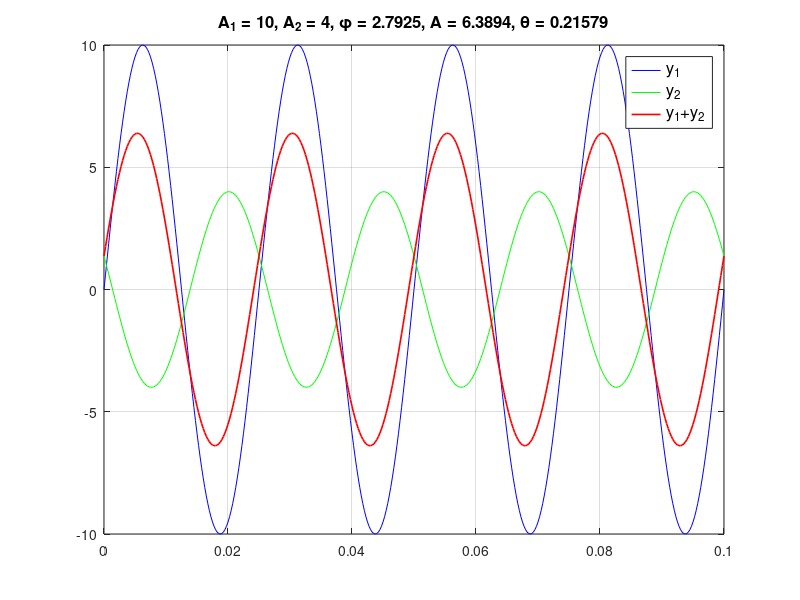
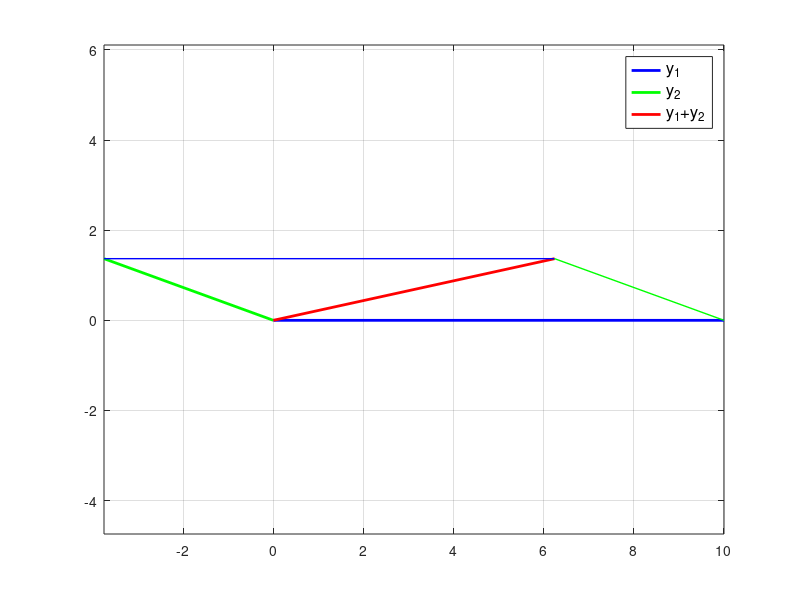

Write MATLAB code to recreate these figures, in order.
%% sinikayra y=A*sin(w*t+phi)
clear
A=2%amplitudi
w=100*pi %kulmataajuus 
phi=130*pi/180 %vaihekulma


T=2*pi/w %jakso
%kuvaaja t=0...4T
t=0:T/100:4*T; 
y=A*sin(w*t+phi);

t0=0.3*T %tarkasteluhetki
y0=A*sin(w*t0+phi) %y-koordinaatti
x0=A*cos(w*t0+phi) %x-koordinaatti



figure(1)
plot(t,y,'b') 
hold
plot(t0,y0,'r.','markersize',20) 
plot([t0,t0],[0,y0],'r') 
plot([0,4*T],[0,0],'k') 
hold off
grid
xlabel('aika t')
ylabel('y = A sin(wt+\phi)')
ylim([-1.2*A,1.2*A])

figure(2)
plot([0,x0],[0,y0],'b','linewidth',2) %keppi
hold 
plot(x0,y0,'r.','markersize',20) 
kk=0:1:360; 
plot(A*cosd(kk),A*sind(kk),'k') 
plot([x0,x0],[0,y0],'r') 
plot([-1.2*A,1.2*A],[0,0],'k') 
plot([0,0],[-1.2*A,1.2*A],'k') 
hold off
axis([-1.2*A,1.2*A,-1.2*A,1.2*A]) 
axis square  
grid

%% s.9-10, RL-piiri
clear
R=0.5
L=0.005
U=5
w=100*pi
T=2*pi/w
t=0:T/100:4*T;
u=U*sin(w*t);
I=U/sqrt(R^2+(w*L)^2)
phi=atan(w*L/R)
i=I*sin(w*t-phi);

figure(1)
plot(t,u,'r','linewidth',1.5)
hold 
plot(t,i,'b','linewidth',1.5)
hold off 
grid
legend({'u','i'},'fontsize',14)

figure(2)
r=max([U,I])+1
plot([-r,r],[0,0],'k')
hold
plot([0,0],[-r,r],'k')
p1=plot([0,U],[0,0],'r','linewidth',3)
p2=plot([0,I*cos(-phi)],[0,I*sin(-phi)],'b','linewidth',3)
hold off
axis([-r,r,-r,r])
axis square
grid
legend([p1,p2],{'u','i'},'fontsize',14)

%% s.17-18, sinikayrien  y1=A1sin(wt) ja y2=A2sin(wt+phi) summa
clear
w=40*2*pi
A1=10
A2=4
phi=160*pi/180
%y1=A*sin(w*t)
%y2=A2*sin(w*t+phi)
%y=y1+y2=A*sin(w*t+theta)
A=sqrt((A1+A2*cos(phi))^2+(A2*sin(phi))^2)
theta=atan2(A2*sin(phi),A1+A2*cos(phi))
T=2*pi/w
t=0:T/100:4*T;
y1=A1*sin(w*t);
y2=A2*sin(w*t+phi);
y=A*sin(w*t+theta);

figure(1)
plot(t,y1,'b',t,y2,'g',t,y,'r','linewidth',1.2)
grid
legend({'y_1','y_2','y_1+y_2'},'fontsize',12)
title(['A_1 = ',num2str(A1),', A_2 = ',num2str(A2),', \phi = ',num2str(phi),...
       ', A = ',num2str(A),', \theta = ',num2str(theta)],'fontsize',12)


A1x=A1
A1y=0
A2x=A2*cos(phi)
A2y=A2*sin(phi)
Ax=A*cos(theta)
Ay=A*sin(theta)
figure(2)
plot([0,A1x],[0,0],'b','linewidth',2)
hold on
plot([0,A2x],[0,A2y],'g','linewidth',2)
plot([0,Ax],[0,Ay],'r','linewidth',2)
plot([A2x,A2x+A1x],[A2y,A2y+A1y],'b','linewidth',1)
plot([A1x,A1x+A2x],[A1y,A1y+A2y],'g','linewidth',1)
hold off
grid
axis equal
legend({'y_1','y_2','y_1+y_2'},'fontsize',12)
